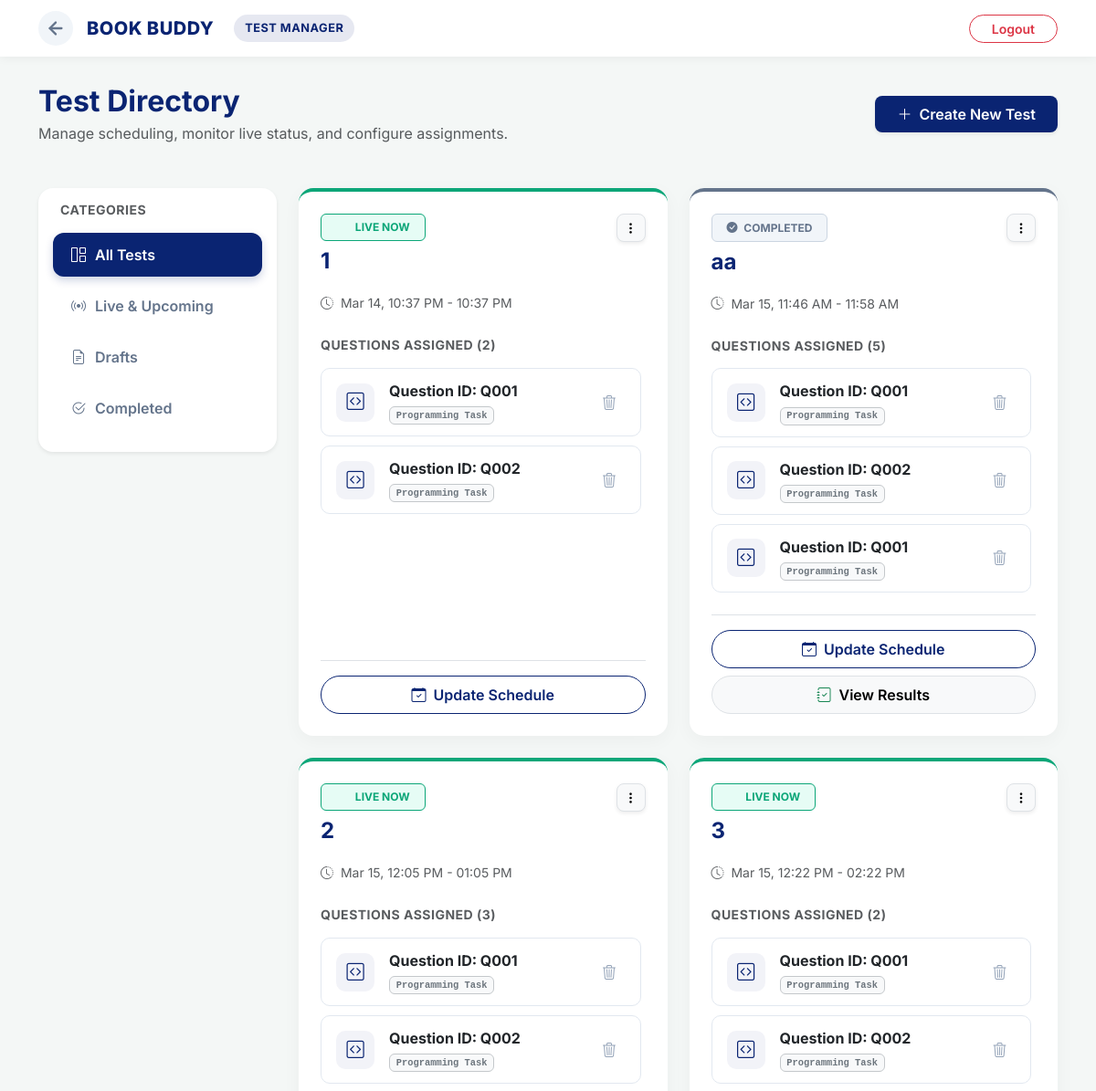
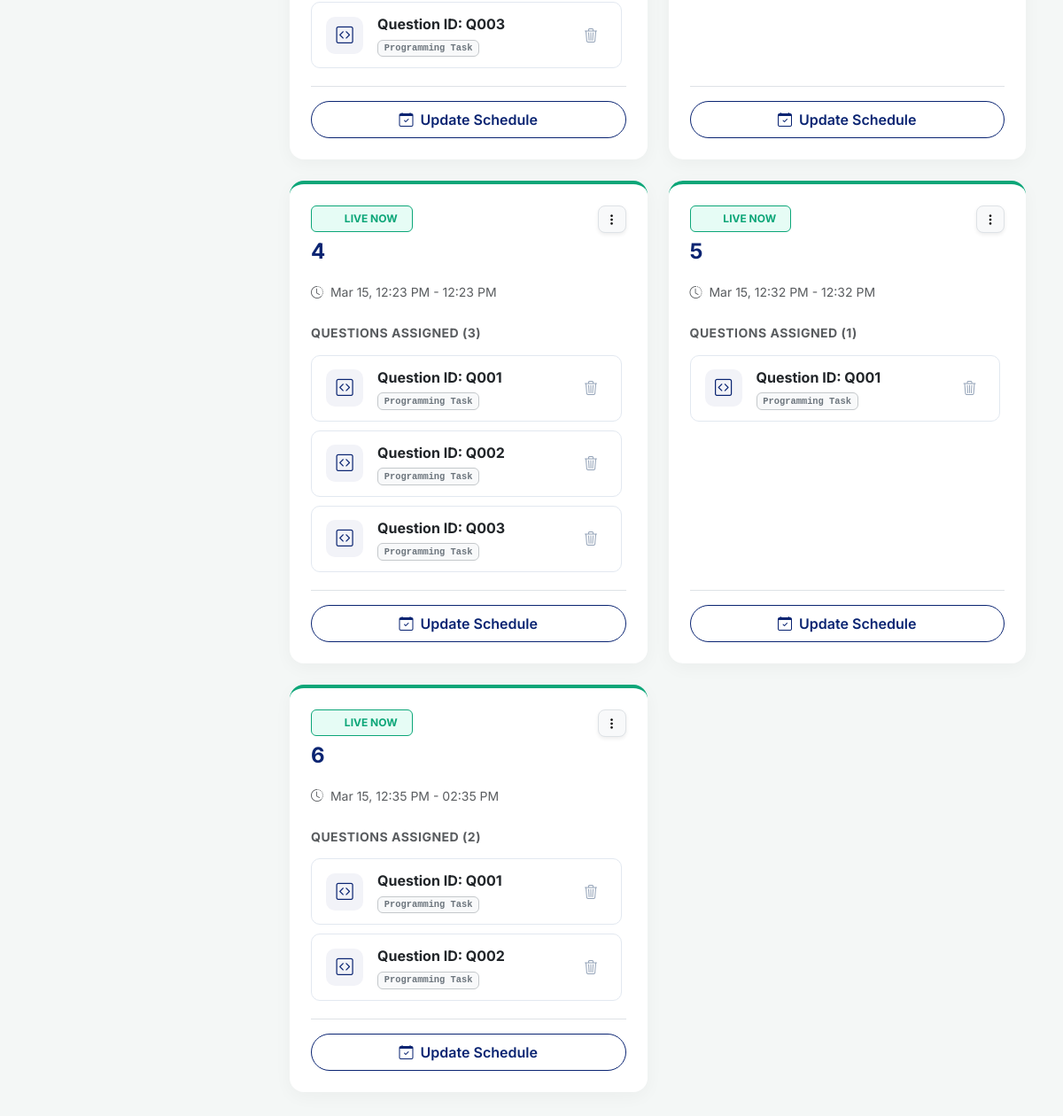
/test_maintain (signed in), run on the app's committed database (2 pictures, top to bottom).
### app.py (models this page shows, shortened)
class Testmaintain(db.Model):
    __tablename__ = 'test_maintain'
    id = db.Column(db.Integer, primary_key=True)
    test_title = db.Column(db.String(50))
    date = db.Column(db.Date)
    start_time = db.Column(db.DateTime)
    end_time = db.Column(db.DateTime)
    status = db.Column(db.String(20), default='draft')
    total_points = db.Column(db.Integer, default=0)
    question_id = db.Column(db.Integer, db.ForeignKey('question.id'), nullable=False)

### app.py (the view)
@app.route('/test_maintain')
@login_required
def test_maintain():
    all_entries = Testmaintain.query.all()
    now = datetime.now()
    questions_dict = {q.id: q for q in Question.query.all()}
    for entry in all_entries:
        if entry.status == 'live' and entry.end_time and now > entry.end_time:
            entry.status = 'completed'
        entry.question = questions_dict.get(entry.question_id)
    db.session.commit()
    grouped_tests = defaultdict(list)
    for entry in all_entries:
        grouped_tests[entry.test_title].append(entry)
    return render_template('test_maintain.html', grouped_tests=grouped_tests, now=now)

### app.py (called while the page is built)
def ist_now():
    return datetime.now(ist).replace(tzinfo=None)

@app.context_processor
def inject_now():
    return {'now': ist_now()}

@login_manager.user_loader
def load_user(user_id):
    student = Student.query.get(int(user_id))
    if student:
        return student
    return User.query.get(int(user_id))

### templates/test_maintain.html (shortened to what this page needs)
<!DOCTYPE html>
<html lang="en">
<head>
    <link href="https://cdn.jsdelivr.net/npm/bootstrap@5.3.0/dist/css/bootstrap.min.css" rel="stylesheet">
    <link rel="stylesheet" href="https://cdn.jsdelivr.net/npm/bootstrap-icons@1.11.1/font/bootstrap-icons.css">
</head>
<body>
    <nav class="navbar sticky-top">
        <div class="container d-flex justify-content-between align-items-center">
            <div class="d-flex align-items-center">
                <a href="/admin" class="back-link" title="Back to Dashboard">
                    <svg width="22" height="22" viewBox="0 0 24 24" fill="none" stroke="currentColor" stroke-width="2.5" stroke-linecap="round" stroke-linejoin="round">
                        <line x1="19" y1="12" x2="5" y2="12"></line>
                        <polyline points="12 19 5 12 12 5"></polyline>
                    </svg>
                </a>
                <a class="brand-wrapper" href="/admin">
                    <h2 class="brand-name d-none d-sm-block">BOOK BUDDY</h2>
                    <span class="admin-badge d-none d-md-inline-block">TEST MANAGER</span>
                </a>
            </div>
            <div class="ms-auto">
                <a href="/logout" class="btn btn-outline-danger btn-sm px-4 rounded-pill fw-semibold">Logout</a>
            </div>
        </div>
    </nav>
    <main class="container">
        <div class="d-flex flex-column flex-md-row justify-content-between align-items-md-center mb-5 gap-3">
            <div>
                <h2 class="fw-bold mb-1" style="color: var(--brand-navy);">Test Directory</h2>
                <p class="text-muted mb-0">Manage scheduling, monitor live status, and configure assignments.</p>
            </div>
            <a href="/create_test" class="btn btn-custom-navy shadow-sm py-2 px-4 rounded-3">
                <i class="bi bi-plus-lg me-2"></i>Create New Test
            </a>
        </div>
        <div class="row g-4">
            <div class="col-lg-3">
                <div class="sticky-sidebar bg-white p-3 rounded-4 shadow-sm">
                    <h6 class="text-uppercase fw-bold text-muted small mb-3 ps-2" style="letter-spacing: 0.5px;">Categories</h6>
                    <div class="nav flex-column filter-menu" id="testFilters">
                        <button class="nav-link active border-0 text-start w-100" onclick="setFilter('all', this)">
                            <i class="bi bi-grid-1x2"></i> All Tests
                        </button>
                        <button class="nav-link border-0 text-start w-100" onclick="setFilter('live', this)">
                            <i class="bi bi-broadcast"></i> Live & Upcoming
                        </button>
                        <button class="nav-link border-0 text-start w-100" onclick="setFilter('draft', this)">
                            <i class="bi bi-file-earmark-text"></i> Drafts
                        </button>
                        <button class="nav-link border-0 text-start w-100" onclick="setFilter('completed', this)">
                            <i class="bi bi-check2-circle"></i> Completed
                        </button>
                    </div>
                </div>
            </div>
            <div class="col-lg-9">
                <div class="row g-4" id="cards-container">
                    {% for title, entries in grouped_tests.items() %}
                    {% set first_entry = entries[0] %}
                    <div class="col-md-6 test-card-col" id="test-col-{{ loop.index }}">
                        <div class="card test-card" id="card-{{ loop.index }}">
                            <div class="card-body p-4 d-flex flex-column h-100">
                                <div class="d-flex justify-content-between align-items-start mb-3">
                                    <div>
                                        <div id="badge-container-{{ loop.index }}" class="mb-2">
                                        </div>
                                        <h4 class="fw-bold mb-1" style="color: var(--brand-navy);">{{ title }}</h4>
                                    </div>
                                    <div class="dropdown">
                                        <button class="btn btn-light btn-sm shadow-sm border rounded-3" type="button" data-bs-toggle="dropdown">
                                            <i class="bi bi-three-dots-vertical"></i>
                                        </button>
                                    </div>
                                </div>
                                <div class="mb-4">
                                    <div class="text-muted small mb-1">
                                        <i class="bi bi-clock-history me-1"></i>
                                        {% if first_entry.start_time %}
                                            <span>{{ first_entry.start_time.strftime('%b %d, %I:%M %p') }}</span> -
                                            <span>{{ first_entry.end_time.strftime('%I:%M %p') }}</span>
                                        {% else %}
                                            <span class="text-danger fw-bold">Draft: Schedule Not Set</span>
                                        {% endif %}
                                    </div>
                                </div>
                                <div class="flex-grow-1">
                                    <h6 class="text-uppercase small fw-bold text-muted mb-3" style="letter-spacing: 0.5px;">Questions Assigned ({{ entries|length }})</h6>
                                    <div class="question-list-wrapper">
                                        {% for entry in entries %}
                                        <div class="assigned-q-item">
                                            <div class="d-flex align-items-center gap-3">
                                                <div class="q-icon-wrapper">
                                                    <i class="bi bi-code-square"></i>
                                                </div>
                                                <div>
                                                    <span class="d-block fw-bold text-dark mb-0">Question ID: Q{{ "%03d"|format(entry.question_id|int) }}</span>
                                                    <span class="badge bg-light text-secondary border border-secondary-subtle font-monospace mt-1" style="font-size: 0.65rem;">Programming Task</span>
                                                </div>
                                            </div>
                                            <a href="#" onclick="removeQuestion(event, '{{ url_for('delete_test_entry', entry_id=entry.id) }}')" class="btn-remove-q" title="Remove question">
                                                <i class="bi bi-trash3"></i>
                                            </a>
                                        </div>
                                        {% endfor %}
                                    </div>
                                </div>
                                <div class="d-grid gap-2 mt-auto pt-3 border-top">
                                    <button class="btn btn-outline-navy rounded-pill fw-semibold py-2" data-bs-toggle="modal" data-bs-target="#timeModal{{ loop.index }}">
                                        <i class="bi bi-calendar-check me-2"></i>Update Schedule
                                    </button>
                                    <a href="{{ url_for('test_results', test_id=first_entry.id) }}" id="results-btn-{{ loop.index }}" class="btn btn-light border rounded-pill fw-semibold py-2" style="display: none;">
                                        <i class="bi bi-journal-check me-2 text-success"></i>View Results
                                    </a>
                                </div>
                            </div>
                        </div>
                    </div>
                    {% endfor %}
                </div>
            </div>
        </div>
    </main>
</body>
</html>

### templates/test_maintain.html (style rules this page uses)
:root { --brand-navy: #0A2472; --brand-crimson: #740f28; --brand-white: #ffffff; --bg-light: #f4f7f6; --text-main: #334155; --text-muted: #64748b; --border-color: #e2e8f0; --status-live: #0ca678; --status-upcoming: #f59e0b; --status-completed: #64748b; --status-draft: #dc2626; }
body { background-color: var(--bg-light); font-family: 'Inter', sans-serif; color: var(--text-main); padding-bottom: 50px; }
.navbar { background-color: var(--brand-white); box-shadow: 0 2px 10px rgba(0, 0, 0, 0.05); padding: 12px 0; margin-bottom: 30px; }
.brand-wrapper { display: flex; align-items: center; gap: 12px; text-decoration: none; }
.brand-name { margin: 0; font-size: 1.25rem; font-weight: 800; color: var(--brand-navy); letter-spacing: 0.5px; }
.admin-badge { background-color: rgba(10, 36, 114, 0.1); color: var(--brand-navy); font-weight: 700; padding: 5px 12px; border-radius: 20px; font-size: 0.8rem; letter-spacing: 0.5px; margin-left: 10px; }
.back-link { color: var(--text-muted); transition: all 0.2s; display: flex; align-items: center; justify-content: center; padding: 8px; border-radius: 50%; background-color: #f1f5f9; text-decoration: none; margin-right: 15px; }
.sticky-sidebar { position: sticky; top: 100px; }
.filter-menu .nav-link { color: var(--text-muted); font-weight: 600; padding: 12px 20px; border-radius: 12px; margin-bottom: 8px; transition: all 0.2s; display: flex; align-items: center; gap: 10px; }
.filter-menu .nav-link.active { background-color: var(--brand-navy); color: var(--brand-white); box-shadow: 0 4px 10px rgba(10, 36, 114, 0.2); }
.test-card { border: none; border-radius: 16px; box-shadow: 0 5px 20px rgba(0, 0, 0, 0.04); transition: transform 0.2s, box-shadow 0.2s, border-top 0.3s; background-color: var(--brand-white); height: 100%; display: flex; flex-direction: column; border-top: 4px solid transparent; }
.status-border-live { border-top-color: var(--status-live) !important; }
.status-border-completed { border-top-color: var(--status-completed) !important; }
.question-list-wrapper { max-height: 250px; overflow-y: auto; padding-right: 5px; margin-bottom: 20px; }
.assigned-q-item { background-color: var(--brand-white); border: 1px solid var(--border-color); border-radius: 10px; padding: 12px 16px; margin-bottom: 10px; transition: all 0.2s ease-in-out; display: flex; justify-content: space-between; align-items: center; }
.assigned-q-item:last-child { margin-bottom: 0; }
.q-icon-wrapper { display: flex; align-items: center; justify-content: center; width: 42px; height: 42px; background-color: rgba(10, 36, 114, 0.05); color: var(--brand-navy); border-radius: 10px; font-size: 1.2rem; }
.btn-remove-q { color: #94a3b8; background: none; border: none; width: 35px; height: 35px; border-radius: 8px; transition: all 0.2s; display: flex; align-items: center; justify-content: center; text-decoration: none; }
.btn-custom-navy { background-color: var(--brand-navy); color: var(--brand-white); border: none; font-weight: 600; transition: all 0.3s; }
.btn-outline-navy { color: var(--brand-navy); border: 1px solid var(--brand-navy); font-weight: 600; transition: all 0.2s; background-color: transparent; }

### data on the page
Testmaintain: start_time "Mar 14, 10:37 PM", end_time "10:37 PM", question_id "001"
Testmaintain: question_id "002"
Testmaintain: test_title "aa", start_time "Mar 15, 11:46 AM", end_time "11:58 AM", entries "5", question_id "001"
Testmaintain: question_id "002"
Testmaintain: question_id "001"
Testmaintain: start_time "Mar 15, 12:05 PM", end_time "01:05 PM", question_id "001"
Testmaintain: question_id "002"
Testmaintain: question_id "003"
Testmaintain: start_time "Mar 15, 12:22 PM", end_time "02:22 PM", question_id "001"
Testmaintain: question_id "002"
Testmaintain: start_time "Mar 15, 12:23 PM", end_time "12:23 PM", question_id "001"
Testmaintain: question_id "002"
Testmaintain: question_id "003"
Testmaintain: start_time "Mar 15, 12:32 PM", end_time "12:32 PM", question_id "001"
Testmaintain: start_time "Mar 15, 12:35 PM", end_time "02:35 PM", question_id "001"
Testmaintain: question_id "002"

### other printed values
{{ title }} "1" "2" "3" "4" "5" "6"
{{ entries|length }} "2" "3" "2" "3" "1" "2"
